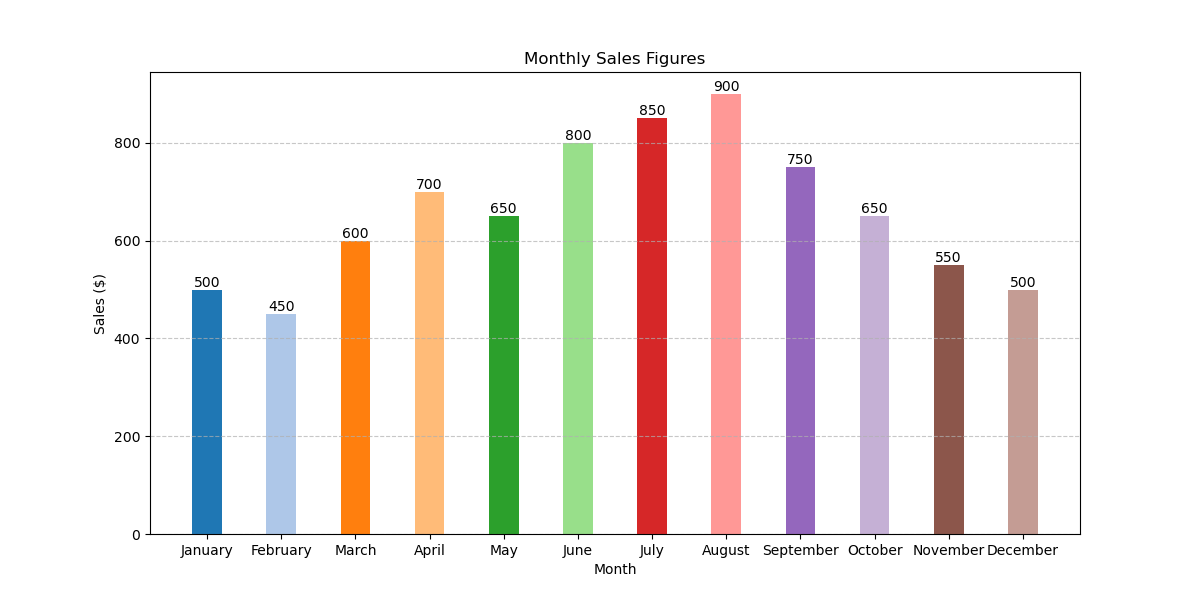

Here is the Python script that generated this plot:

import matplotlib.pyplot as plt

# Data
months = ['January', 'February', 'March', 'April', 'May', 'June', 'July', 'August', 'September', 'October', 'November', 'December']
sales = [500, 450, 600, 700, 650, 800, 850, 900, 750, 650, 550, 500]

# Color codes for each bar
colors = ['#1F77B4', '#AEC7E8', '#FF7F0E', '#FFBB78', '#2CA02C', '#98DF8A', '#D62728', '#FF9896', '#9467BD', '#C5B0D5', '#8C564B', '#C49C94']

# Bar width
bar_width = 0.4

# Create vertical bar chart
plt.figure(figsize=(12, 6))
bar_container = plt.bar(months, sales, color=colors, width=bar_width)

# Add data labels
for bar in bar_container:
    height = bar.get_height()
    plt.text(bar.get_x() + bar.get_width()/2, height, f'{height}', ha='center', va='bottom')

# Title and labels
plt.title('Monthly Sales Figures')
plt.xlabel('Month')
plt.ylabel('Sales ($)')

# Customize the grid
plt.grid(axis='y', linestyle='--', alpha=0.7)

# Show plot
plt.show()
